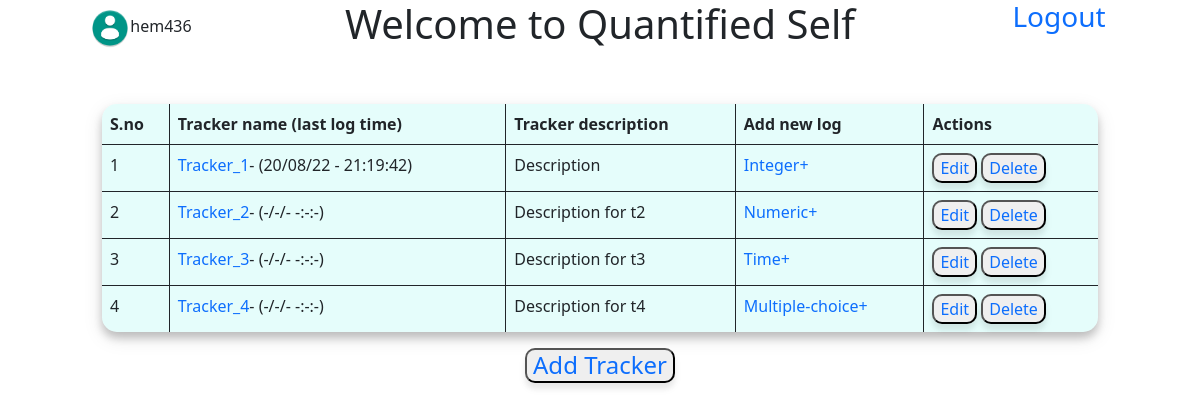
Screenshot of /main (signed in) with the database file from the repository.
### database.py (models this page shows)
class User(db.Model,UserMixin):
    id=db.Column(db.Integer,primary_key=True,autoincrement=True)
    username=db.Column(db.String,nullable=False,unique=True)
    password=db.Column(db.String,nullable=False)
    trackers=db.relationship("tracker",cascade='all',backref="parent")
    email = db.Column(db.String, unique=True)
    active = db.Column(db.Boolean())
    fs_uniquifier = db.Column(db.String(255), unique=True, nullable=False)
    roles = db.relationship('Role', secondary=roles_users,backref=db.backref('users', lazy='dynamic'))

class tracker(db.Model):
    user_id=db.Column(db.Integer,db.ForeignKey('user.id'),nullable=False)
    tracker_id=db.Column(db.Integer,primary_key=True,autoincrement=True)
    name=db.Column(db.String(30),nullable=False)
    desc=db.Column(db.String)
    type=db.Column(db.String,nullable=False)
    settings=db.Column(db.String)
    lastupdate=db.Column(db.DateTime)
    logs=db.relationship("log",cascade='all', backref="parent")

### main.py (the view)
@app.route('/main')
@login_required
def main():
    return render_template('main.html',user=current_user,datetime=datetime)

### templates/main.html (shortened to what this page needs)
<!DOCTYPE html>
<html lang="en" dir="ltr">
  <head>
    <link href="https://cdn.jsdelivr.net/npm/bootstrap@5.0.2/dist/css/bootstrap.min.css" rel="stylesheet">
    <link rel="stylesheet" href="/static/main.css">
  </head>
  <body>
    <div class="row">
      <div class="col-sm-3 d-flex justify-content-center">
        <span class="align-self-center"><img src='/static/userimg.png' width="40px" height="40px" />{{user.username}}</span>
      </div>
      <div class="col-sm-6 d-flex justify-content-center">
        <h1>Welcome to Quantified Self</h1>
      </div>
      <div class="col-sm-3 d-flex justify-content-center">
        <a class="h3" href="/logout" align="right">Logout</a>
      </div>
    </div>
    <br>
    <br>
    <div class="row main ">
      <div class="col-10 offset-1">
        <table class='table table-bordered tracker_table'>
          <thead>
            <tr>
              <th>S.no</th>
              <th>Tracker name (last log time)</th>
              <th>Tracker description</th>
              <th>Add new log</th>
              <th>Actions</th>
            </tr>
          </thead>
          <tbody>
            {% for t in user.trackers %}
            <tr>
              <td>{{loop.index}}</td>
              <td><a href="/tracker/{{t.tracker_id}}">{{t.name}}</a>- {% if t.lastupdate %}({{datetime.strftime(t.lastupdate,'%d/%m/%y - %H:%M:%S')}}){% else %} (-/-/- -:-:-) {% endif %}</td>
              <td>{{t.desc}}</td>
              <td><a href="/{{t.tracker_id}}/log/add">{{t.type}}+</a></td>
              <td>
                <button type="button" value="edit"><a href="/tracker/{{t.tracker_id}}/update">Edit</a></button>
                <button type="button" value="delete"><a href="/tracker/{{t.tracker_id}}/delete">Delete</a></button>
              </td>
            </tr>
            {% endfor %}
          </tbody>
        </table>
        <div class="text-center">
          <button class="button" type="button" name="button"><a class="h4" href="/tracker/add">Add Tracker</a> </button>
        </div>
      </div>
    </div>
  </body>
</html>

### static/main.css (style rules this page uses)
.table { box-shadow: 0 6px 8px 0 rgba(0, 0, 0, 0.2), 0 6px 20px 0 rgba(0, 0, 0, 0.1); background-color: #8bf7ed38; border-radius: 15px; border: hidden; }
button { box-shadow: 0 6px 8px 0 rgba(0, 0, 0, 0.05), 0 6px 5px 0 rgba(0, 0, 0, 0.05); border-radius: 10px; }
a { text-decoration: none; }

### rows the page displays
User: username "hem436"
tracker: name "Tracker_1", strftime "20/08/22 - 21:19:42", desc "Description", type "Integer"
tracker: name "Tracker_2", desc "Description for t2", type "Numeric"
tracker: name "Tracker_3", desc "Description for t3", type "Time"
tracker: name "Tracker_4", desc "Description for t4", type "Multiple-choice"
